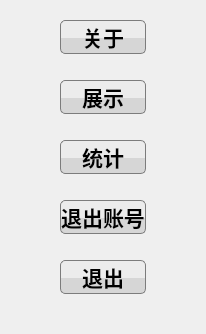
            <widget class="QWidget" name="Menu">
             <property name="styleSheet">
              <string notr="true">#Menu{background:url(:/res/background2.png);}</string>
             </property>
             <attribute name="title">
              <string>选项</string>
             </attribute>
             <layout class="QVBoxLayout" name="verticalLayout_18">
              <item>
               <widget class="QWidget" name="widget_9" native="true">
                <layout class="QGridLayout" name="gridLayout">
                 <item row="11" column="1">
                  <spacer name="horizontalSpacer_12">
                   <property name="orientation">
                    <enum>Qt::Horizontal</enum>
                   </property>
                   <property name="sizeHint" stdset="0">
                    <size>
                     <width>40</width>
                     <height>20</height>
                    </size>
                   </property>
                  </spacer>
                 </item>
                 <item row="5" column="0">
                  <spacer name="horizontalSpacer_15">
                   <property name="orientation">
                    <enum>Qt::Horizontal</enum>
                   </property>
                   <property name="sizeHint" stdset="0">
                    <size>
                     <width>40</width>
                     <height>20</height>
                    </size>
                   </property>
                  </spacer>
                 </item>
                 <item row="5" column="2">
                  <spacer name="horizontalSpacer_16">
                   <property name="orientation">
                    <enum>Qt::Horizontal</enum>
                   </property>
                   <property name="sizeHint" stdset="0">
                    <size>
                     <width>40</width>
                     <height>20</height>
                    </size>
                   </property>
                  </spacer>
                 </item>
                 <item row="8" column="1">
                  <widget class="QPushButton" name="ExitID">
                   <property name="sizePolicy">
                    <sizepolicy hsizetype="Minimum" vsizetype="Minimum">
                     <horstretch>0</horstretch>
                     <verstretch>0</verstretch>
                    </sizepolicy>
                   </property>
                   <property name="font">
                    <font>
                     <family>Adobe Devanagari</family>
                     <pointsize>16</pointsize>
                     <weight>75</weight>
                     <bold>true</bold>
                    </font>
                   </property>
                   <property name="styleSheet">
                    <string notr="true">QPushButton#ExitID{
background-color: qconicalgradient(cx:0.5, cy:0.522909, angle:179.9, stop:0.494318 rgba(214, 214, 214, 255), stop:0.5 rgba(236, 236, 236, 255));
border: 1px solid rgb(124, 124, 124);
border-radius:5px;
}
QPushButton#ExitID:hover{
  background-color: qconicalgradient(cx:0.5, cy:0.522909, angle:179.9, stop:0.494318 rgba(181, 225, 250, 255), stop:0.5 rgba(222, 242, 251, 255));
  border-radius:5px;
  border: 1px solid #3C80B1;  
}
QPushButton#ExitID:pressed{
  background-color: qconicalgradient(cx:0.5, cy:0.522909, angle:179.9, stop:0.494318 rgba(134, 198, 233, 255), stop:0.5 rgba(206, 234, 248, 255));
  border-radius:5px;
  border: 1px solid #5F92B2;  
}</string>
                   </property>
                   <property name="text">
                    <string>退出账号</string>
                   </property>
                  </widget>
                 </item>
                 <item row="10" column="1">
                  <widget class="QPushButton" name="Exit">
                   <property name="sizePolicy">
                    <sizepolicy hsizetype="Minimum" vsizetype="Minimum">
                     <horstretch>0</horstretch>
                     <verstretch>0</verstretch>
                    </sizepolicy>
                   </property>
                   <property name="font">
                    <font>
                     <family>Adobe Devanagari</family>
                     <pointsize>16</pointsize>
                     <weight>75</weight>
                     <bold>true</bold>
                    </font>
                   </property>
                   <property name="styleSheet">
                    <string notr="true">QPushButton#Exit{
background-color: qconicalgradient(cx:0.5, cy:0.522909, angle:179.9, stop:0.494318 rgba(214, 214, 214, 255), stop:0.5 rgba(236, 236, 236, 255));
border: 1px solid rgb(124, 124, 124);
border-radius:5px;
}
QPushButton#Exit:hover{
  background-color: qconicalgradient(cx:0.5, cy:0.522909, angle:179.9, stop:0.494318 rgba(181, 225, 250, 255), stop:0.5 rgba(222, 242, 251, 255));
  border-radius:5px;
  border: 1px solid #3C80B1;  
}
QPushButton#Exit:pressed{
  background-color: qconicalgradient(cx:0.5, cy:0.522909, angle:179.9, stop:0.494318 rgba(134, 198, 233, 255), stop:0.5 rgba(206, 234, 248, 255));
  border-radius:5px;
  border: 1px solid #5F92B2;  
}</string>
                   </property>
                   <property name="text">
                    <string>退出</string>
                   </property>
                  </widget>
                 </item>
                 <item row="1" column="1">
                  <widget class="QPushButton" name="About">
                   <property name="sizePolicy">
                    <sizepolicy hsizetype="Minimum" vsizetype="Minimum">
                     <horstretch>0</horstretch>
                     <verstretch>0</verstretch>
                    </sizepolicy>
                   </property>
                   <property name="font">
                    <font>
                     <family>Adobe Arabic</family>
                     <pointsize>16</pointsize>
                     <weight>75</weight>
                     <bold>true</bold>
                    </font>
                   </property>
                   <property name="styleSheet">
                    <string notr="true">QPushButton#About{
background-color: qconicalgradient(cx:0.5, cy:0.522909, angle:179.9, stop:0.494318 rgba(214, 214, 214, 255), stop:0.5 rgba(236, 236, 236, 255));
border: 1px solid rgb(124, 124, 124);
border-radius:5px;
}
QPushButton#About:hover{
  background-color: qconicalgradient(cx:0.5, cy:0.522909, angle:179.9, stop:0.494318 rgba(181, 225, 250, 255), stop:0.5 rgba(222, 242, 251, 255));
  border-radius:5px;
  border: 1px solid #3C80B1;  
}
QPushButton#About:pressed{
  background-color: qconicalgradient(cx:0.5, cy:0.522909, angle:179.9, stop:0.494318 rgba(134, 198, 233, 255), stop:0.5 rgba(206, 234, 248, 255));
  border-radius:5px;
  border: 1px solid #5F92B2;  
}</string>
                   </property>
                   <property name="text">
                    <string>关于</string>
                   </property>
                   <property name="iconSize">
                    <size>
                     <width>20</width>
                     <height>20</height>
                    </size>
                   </property>
                  </widget>
                 </item>
                 <item row="5" column="1">
                  <widget class="QPushButton" name="Statistics">
                   <property name="sizePolicy">
                    <sizepolicy hsizetype="Minimum" vsizetype="Minimum">
                     <horstretch>0</horstretch>
                     <verstretch>0</verstretch>
                    </sizepolicy>
                   </property>
                   <property name="font">
                    <font>
                     <family>Adobe Devanagari</family>
                     <pointsize>16</pointsize>
                     <weight>75</weight>
                     <bold>true</bold>
                    </font>
                   </property>
                   <property name="styleSheet">
                    <string notr="true">QPushButton#Statistics{
background-color: qconicalgradient(cx:0.5, cy:0.522909, angle:179.9, stop:0.494318 rgba(214, 214, 214, 255), stop:0.5 rgba(236, 236, 236, 255));
border: 1px solid rgb(124, 124, 124);
border-radius:5px;
}
QPushButton#Statistics:hover{
  background-color: qconicalgradient(cx:0.5, cy:0.522909, angle:179.9, stop:0.494318 rgba(181, 225, 250, 255), stop:0.5 rgba(222, 242, 251, 255));
  border-radius:5px;
  border: 1px solid #3C80B1;  
}
QPushButton#Statistics:pressed{
  background-color: qconicalgradient(cx:0.5, cy:0.522909, angle:179.9, stop:0.494318 rgba(134, 198, 233, 255), stop:0.5 rgba(206, 234, 248, 255));
  border-radius:5px;
  border: 1px solid #5F92B2;  
}</string>
                   </property>
                   <property name="text">
                    <string>统计</string>
                   </property>
                  </widget>
                 </item>
                 <item row="9" column="1">
                  <spacer name="horizontalSpacer_14">
                   <property name="orientation">
                    <enum>Qt::Horizontal</enum>
                   </property>
                   <property name="sizeHint" stdset="0">
                    <size>
                     <width>40</width>
                     <height>20</height>
                    </size>
                   </property>
                  </spacer>
                 </item>
                 <item row="2" column="1">
                  <spacer name="horizontalSpacer_11">
                   <property name="orientation">
                    <enum>Qt::Horizontal</enum>
                   </property>
                   <property name="sizeHint" stdset="0">
                    <size>
                     <width>40</width>
                     <height>20</height>
                    </size>
                   </property>
                  </spacer>
                 </item>
                 <item row="7" column="1">
                  <spacer name="horizontalSpacer_13">
                   <property name="orientation">
                    <enum>Qt::Horizontal</enum>
                   </property>
                   <property name="sizeHint" stdset="0">
                    <size>
                     <width>40</width>
                     <height>20</height>
                    </size>
                   </property>
                  </spacer>
                 </item>
                 <item row="4" column="1">
                  <spacer name="horizontalSpacer_17">
                   <property name="orientation">
                    <enum>Qt::Horizontal</enum>
                   </property>
                   <property name="sizeHint" stdset="0">
                    <size>
                     <width>40</width>
                     <height>20</height>
                    </size>
                   </property>
                  </spacer>
                 </item>
                 <item row="3" column="1">
                  <widget class="QPushButton" name="Display">
                   <property name="sizePolicy">
                    <sizepolicy hsizetype="Minimum" vsizetype="Minimum">
                     <horstretch>0</horstretch>
                     <verstretch>0</verstretch>
                    </sizepolicy>
                   </property>
                   <property name="font">
                    <font>
                     <family>Adobe Arabic</family>
                     <pointsize>16</pointsize>
                     <weight>75</weight>
                     <bold>true</bold>
                    </font>
                   </property>
                   <property name="styleSheet">
                    <string notr="true">QPushButton#Display{
background-color: qconicalgradient(cx:0.5, cy:0.522909, angle:179.9, stop:0.494318 rgba(214, 214, 214, 255), stop:0.5 rgba(236, 236, 236, 255));
border: 1px solid rgb(124, 124, 124);
border-radius:5px;
}
QPushButton#Display:hover{
  background-color: qconicalgradient(cx:0.5, cy:0.522909, angle:179.9, stop:0.494318 rgba(181, 225, 250, 255), stop:0.5 rgba(222, 242, 251, 255));
  border-radius:5px;
  border: 1px solid #3C80B1;  
}
QPushButton#Display:pressed{
  background-color: qconicalgradient(cx:0.5, cy:0.522909, angle:179.9, stop:0.494318 rgba(134, 198, 233, 255), stop:0.5 rgba(206, 234, 248, 255));
  border-radius:5px;
  border: 1px solid #5F92B2;  
}</string>
                   </property>
                   <property name="text">
                    <string>展示</string>
                   </property>
                  </widget>
                 </item>
                </layout>
               </widget>
              </item>
             </layout>
            </widget>
